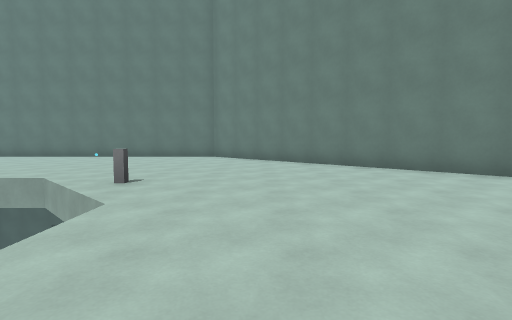
[1] (above)

16 first-person views from a walk through a level from a Godot 3-D game. The camera is 1.3 m above the floor, tilts 4° down and sees 80° across. The floor is counted in squares, 2 m on a side. Each view is taken from the middle of a square. On the plan, view 1 faces up. The plan holds only what a view shows up to about 10 squares ahead; the rest is blank. The place goes on beyond the plan. Surface patterns are stand-ins for the level's own textures.

[2]
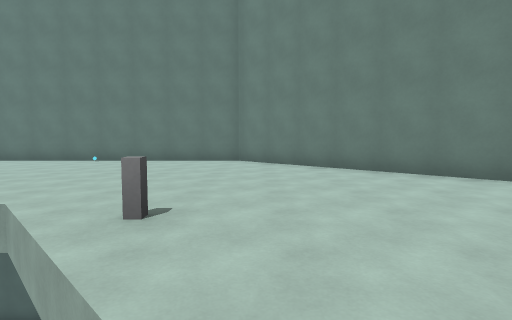

[3]
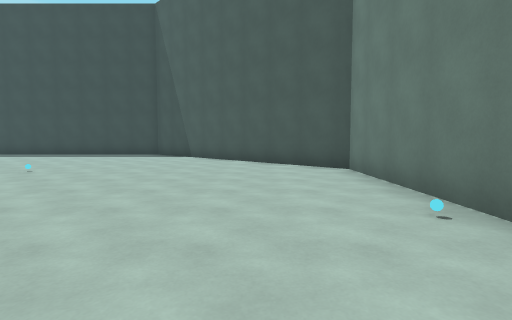

[4]
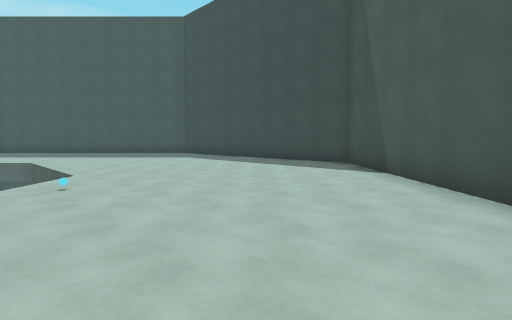

[5]
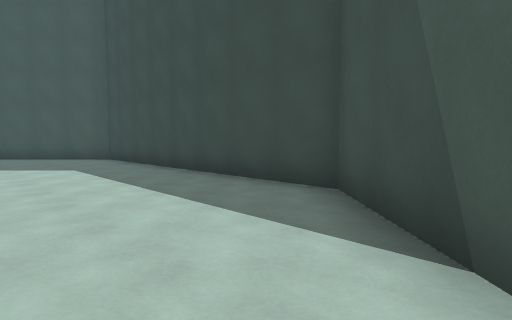

[6]
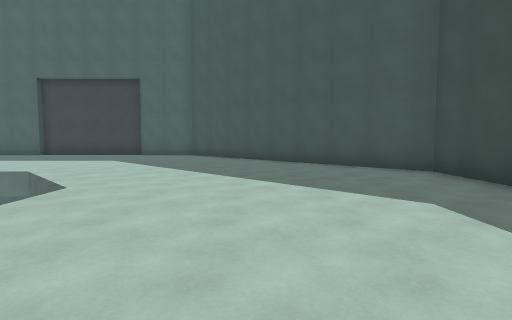

[7]
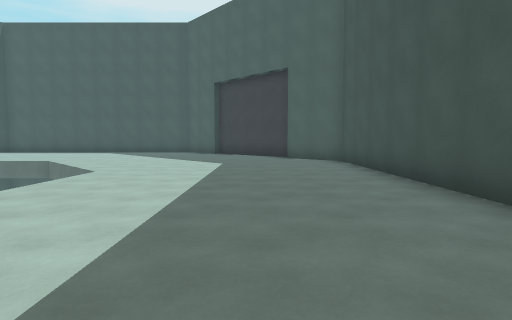

[8]
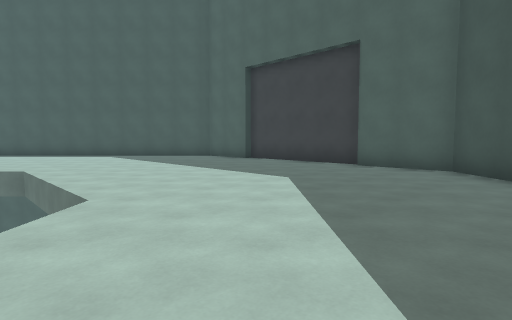

[9]
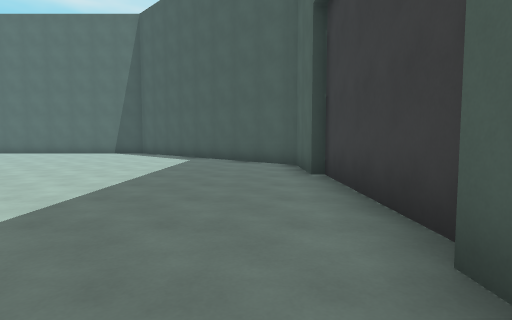

[10]
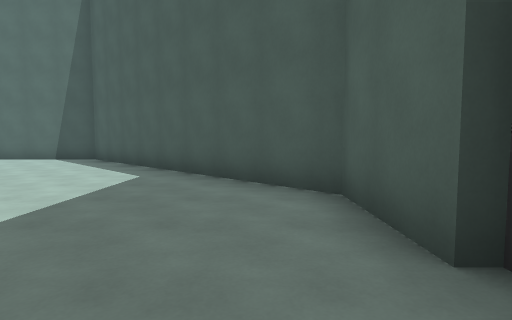

[11]
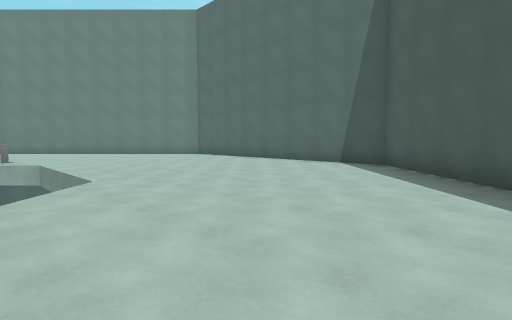

[12]
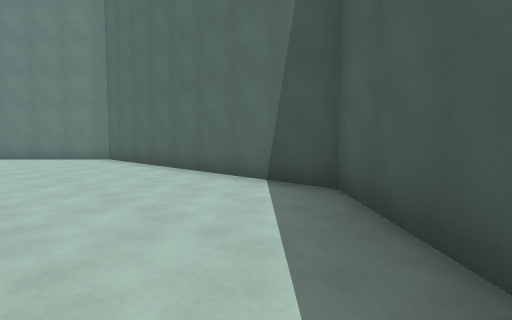

[13]
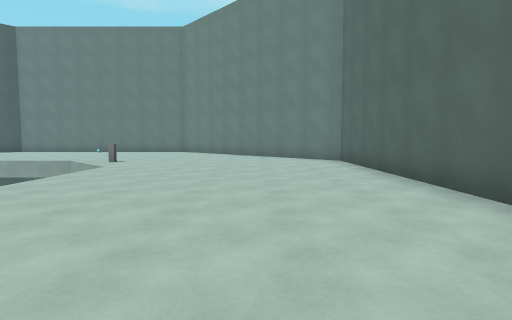

[14]
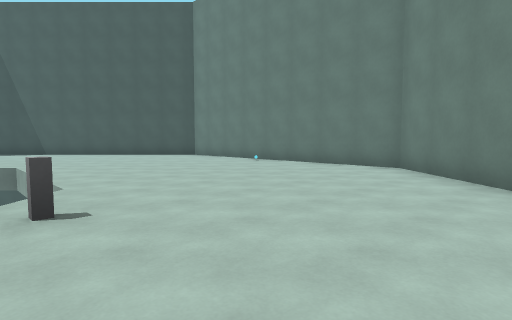

[15]
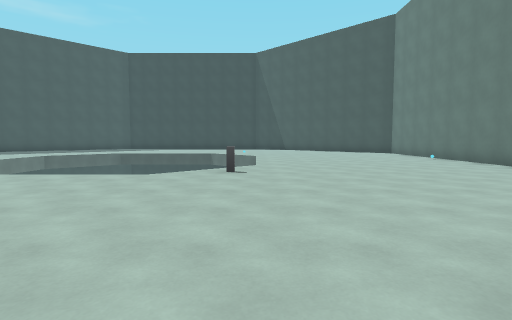

[16]
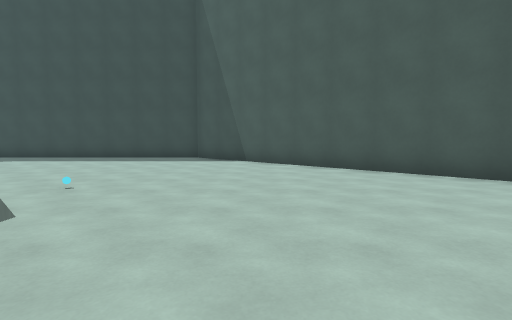

### Floor plan
Key: @ floor where view 1 was taken; # wall or solid block; . floor; v drop or lower ground; R orb; B block; O other object.
Columns run from 16 left of view 1 to 5 right of it. Each row starts with its distance up from view 1.
 11      ############
 10     ##.....R....##
  9    ##............##
  8   ##..............##
  7  ##................##
  6 ##..................##
  5 #........vvvv........#
  4 #......Ov     B......#
  3 #......v      v......#
  2 #......        ......#
  1 #......        ......#
  0 #......        .@....#
 -1 #......v      v......#
 -2 #.......v    v.......#
 -3 #........vvvv........#
 -4 ##..................##
 -5  ##................##
 -6   ##..............##
 -7    ##............##
 -8     ##..........##
 -9      ####....v###
-10         #######

Where each view was taken, in squares from view 1:
view 1: 0 up, 0 right, facing up
view 2: 2 up, 1 left, facing up
view 3: 9 up, 3 left, facing left
view 4: 9 up, 8 left, facing down-left
view 5: 7 up, 12 left, facing down-left
view 6: 3 up, 12 left, facing down
view 7: 1 down, 14 left, facing down-right
view 8: 2 down, 11 left, facing down-right
view 9: 8 down, 9 left, facing right
view 10: 8 down, 5 left, facing right
view 11: 6 down, 3 left, facing up-right
view 12: 5 down, 1 right, facing up-right
view 13: 4 down, 2 right, facing up
view 14: 4 up, 1 right, facing up-left
view 15: 5 up, 4 right, facing left
view 16: 7 up, 5 left, facing left
